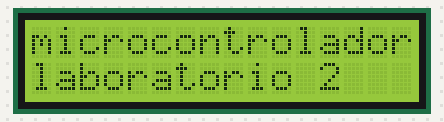
Simulated run of this sketch. Board: Arduino Uno, built with avr-gcc and run on an emulated ATmega328P. Shown: 16×2 character LCD.

Above: at 0.1 s.
At 1.14 s:
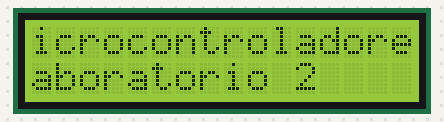
At 2.19 s:
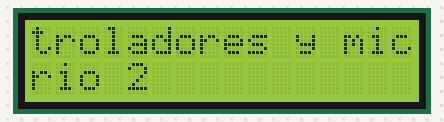
At 4.29 s:
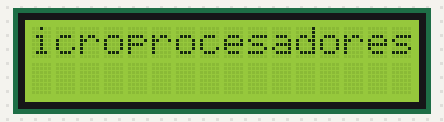
At 6.4 s:
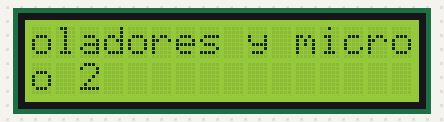
At 8.5 s:
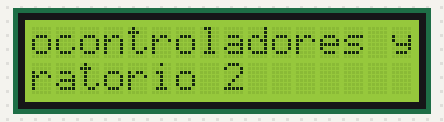

The sketch:

Movement_txt.ino
```cpp
#include <LiquidCrystal.h>
// PANTALLA LCD 16X2
// AQUI SE CONFIGURAN LOS PINES PARA LA COMUNICACION CON LA PANTALLA
LiquidCrystal lcd(10, 8, 7, 6, 5, 4);//Puertos de pines
void setup(){
  // INDICAMOS QUE TENEMOS CONECTADA UNA PANTALLA DE 16X2
  lcd.begin(16, 2);
  // MOVER EL CURSOR A LA PRIMERA POSICION DE LA PANTALLA (0, 0)
  lcd.home();

  lcd.print("microcontroladores y microprocesadores");
  // MOVER EL CURSOR A LA SEGUNDA LINEA (1) PRIMERA COLUMNA (0)
  lcd.setCursor ( 0, 1 );
  // IMPRIMIR OTRA CADENA EN ESTA POSICION
  lcd.print("laboratorio 2");
  delay(1000);
  }
void loop(){
  // EN EL CICLO PRINCIPAL SOLAMENTE RECORREMOS EL MENSAJE DE UN LADO A OTRO
  int i;
  // DESPLAZAR LA PANTALLA A LA DERECHA
  for ( int i = 0; i < 23; i++ ) {
    lcd.scrollDisplayLeft();
    delay (150);
  }
  // DESPLAZAR LA PANTALLA A LA IZQUIERDA
  for ( int i = 0; i < 23; i++ ) {
    lcd.scrollDisplayRight();
    delay (150);
  }
}
```

Measured:
- by itself, everything shown: repeats every 6.9 s, in 46 steps
